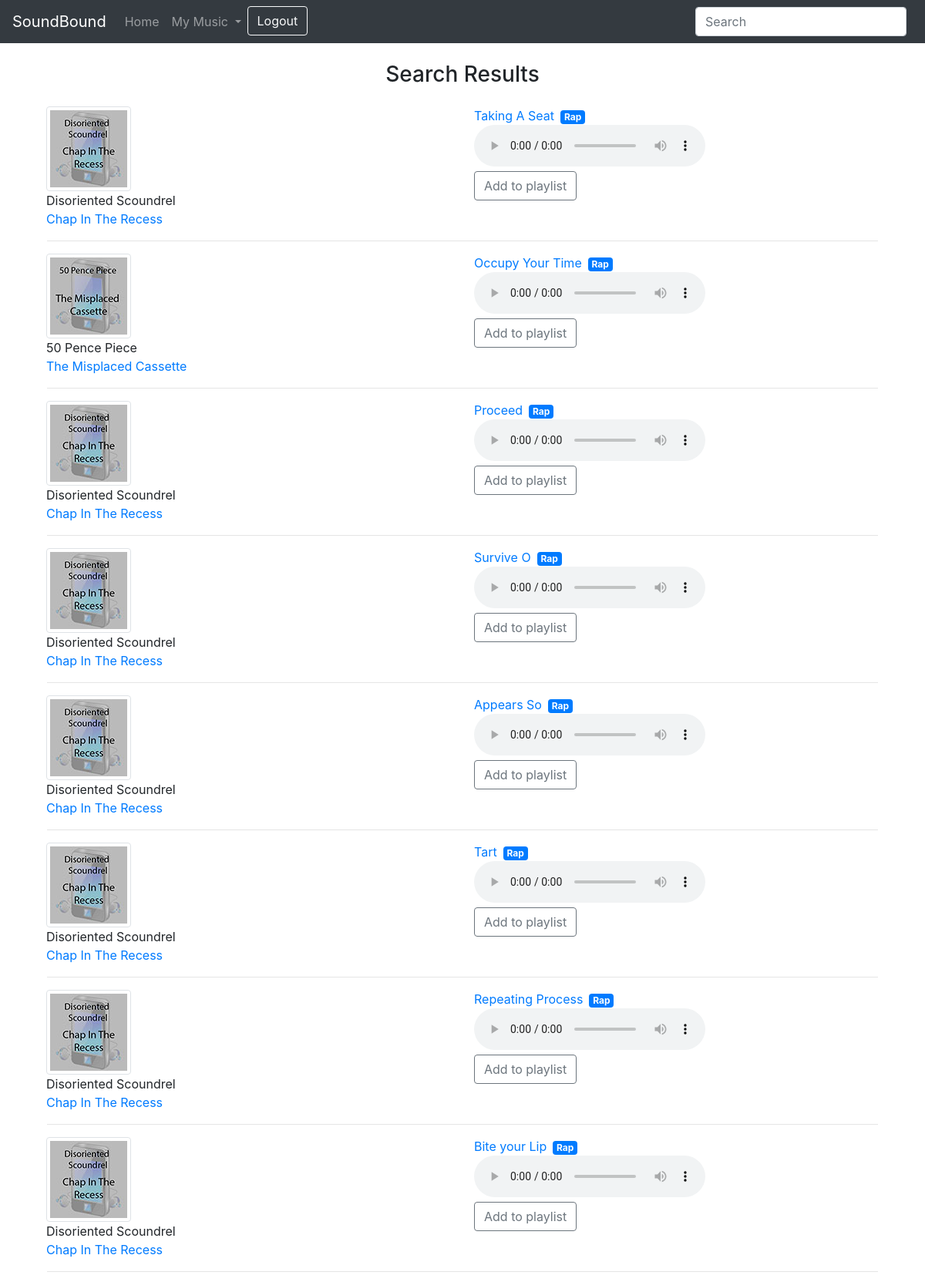
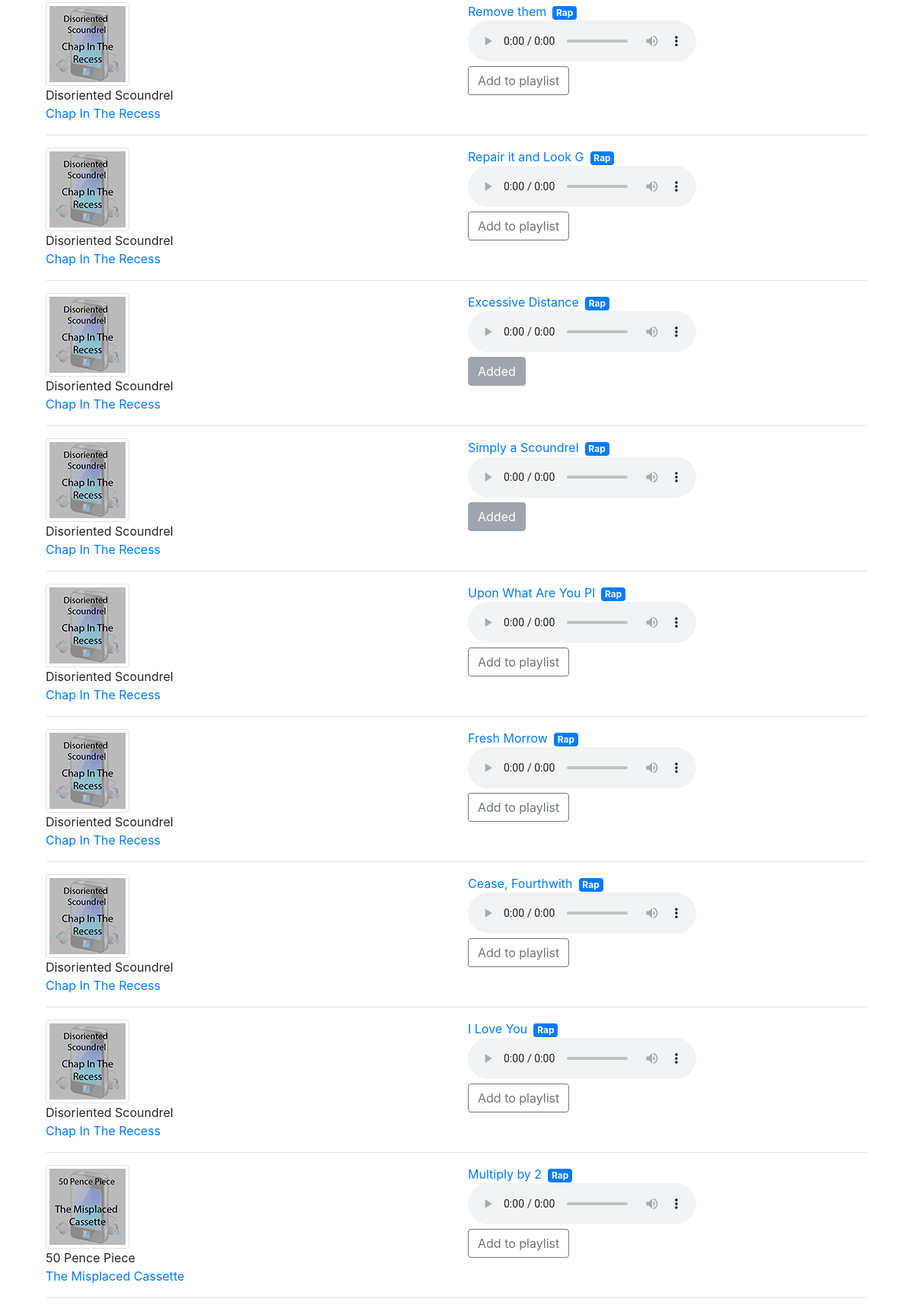
/search.php (signed in, upper part), run on the app's committed database (2 pictures, top to bottom).
### tables this page shows
CREATE TABLE `tracks` (
  `track_id` int(11) NOT NULL,
  `artist` varchar(100) NOT NULL,
  `album` varchar(100) NOT NULL DEFAULT '',
  `description` text NOT NULL,
  `name` varchar(40) NOT NULL DEFAULT '0.00',
  `genre` varchar(50) NOT NULL,
  `image` varchar(100) NOT NULL,
  `thumb` varchar(100) NOT NULL,
  `sample` varchar(100) NOT NULL
);

### search.php (the view, shortened to what this page needs)
<!doctype html>
<html lang="en">
   <head>
      <link rel="stylesheet" href="https://stackpath.bootstrapcdn.com/bootstrap/4.3.1/css/bootstrap.min.css">
      <link rel="stylesheet" type="text/css" href="CSS/Style.css">
   </head>
   <body>
     <?php
     require 'variables.php';
     ?>
     <?php
     if ( isset( $_SESSION['id'] ) ) {
       echo '<nav class="navbar navbar-expand-lg navbar-dark bg-dark">
       <a class="navbar-brand" href="home.php">SoundBound</a>
       <button class="navbar-toggler" type="button" data-toggle="collapse" data-target="#navbarSupportedContent" aria-controls="navbarSupportedContent" aria-expanded="false" aria-label="Toggle navigation">
       <span class="navbar-toggler-icon"></span>
       </button>
       <div class="collapse navbar-collapse" id="navbarSupportedContent">
       <ul class="navbar-nav mr-auto">
       <li class="nav-item ">
       <a class="nav-link" href="home.php">Home</a>
       </li>
       <li class="nav-item dropdown">
       <a class="nav-link dropdown-toggle" href="#" id="navbarDropdown" role="button" data-toggle="dropdown" aria-haspopup="true" aria-expanded="false">
       My Music
       </a>
       <div class="dropdown-menu" aria-labelledby="navbarDropdown">
       <a class="dropdown-item" href="tracks.php">My Tracks</a>
       <div class="dropdown-divider"></div>
       <a class="dropdown-item" href="playlist.php">My Playlist</a>
       </div>
       </li>
       <li class="nav-item ">
       <a class="btn btn-outline-light my-2 my-sm-0" href="logout.php" role="Button">Logout</a>
       </li>
       </ul>
       <form action="search.php" method="get" class="form-inline my-2 my-lg-0">
       <input class="search-input form-control mr-sm-2" name="query" type="text" placeholder="Search" aria-label="Search" required>
       </form>
       </div>
       </nav>';
     }
     ?>
     <h3 class="text-center m-4">Search Results</h3>
     <?php
     if ( isset( $_SESSION['id'] ) ) {
       $searchText = $_GET['query'];
       $sql = "SELECT * FROM tracks WHERE artist LIKE '%$searchText%'
       OR album LIKE '%$searchText%'
       OR name LIKE '%$searchText%'";
       $result = $conn->query($sql);
       if (mysqli_num_rows($result) > 0) {
         echo '<div id="tracks" class="container">';
         if (mysqli_num_rows($result) > 0) {
           while($row = mysqli_fetch_assoc($result)) {
             $tempTrackID = $row["track_id"];
             $sqlPlaylist = "SELECT tracks.*, playlist.* FROM tracks, playlist WHERE $tempTrackID = playlist.track_id";
             $resultPlaylist =$conn->query($sqlPlaylist);
             echo  '<div class="row justify-content-center"><div class="col">'.
             "<img src=" .$row["thumb"]. " class='img-thumbnail img-fluid'>".'<br/>'.
             '<span class="artist">'.$row["artist"].'</span><br/>'.
             "<a class='album' href='https://vesta.uclan.ac.uk/~falexandrou/album.php/?track_id=".$row['track_id']."'.>".$row['album']."</a>".'<br/>'.
             '</div><div class="col">'.
             "<a href='https://vesta.uclan.ac.uk/~falexandrou/trackDesc.php/?track_id=".$row['track_id']."'.>".$row['name']."</a>".
             '<span class="badge badge-primary mx-2">'.$row["genre"].'</span><br/>'.
             "<audio class='player' controls><source src=" .$row["sample"]. " type='audio/mpeg'></audio>".'<br/>';
             if(mysqli_num_rows($resultPlaylist) > 0){
               echo "<form method='post'><input class='btn btn-secondary' disabled type='submit' name='added' value='Added'></form>". '</td>';
             }
             else{
               echo "<form method='post'><input class='btn btn-outline-secondary' type='submit' name='addToPlaylist' value='Add to playlist'>";
               echo "<input type='hidden' value='$tempTrackID' name='trackID'/></form>". '</td>';
             }
             echo '</div>';
             echo  '</div><hr class="my-3 mx-3">';
           }
           echo '</div>';
         }
       }
     }
     else {
       echo "<h4 class='font-weight-normal text-center'>You must be logged in to use the search function!</h4>";
     }
     ?>
   </body>
</html>

### CSS/Style.css (style rules this page uses)
html, body { height:100%; margin: 0; padding: 0; }
body { background-image: url(https://vesta.uclan.ac.uk/~falexandrou/images/background.png); background-size: 100% 100%; background-attachment: fixed; }
.container { position: relative; height: inherit; }
.navbar { z-index: 1; }
.justify-content-center { width: 100%; margin-left: 0; margin-right: 0; }

### data on the page
tracks: thumb (picture), artist "Disoriented Scoundrel", album "Chap In The Recess", name "Taking A Seat", genre "Rap"
tracks: thumb (picture), artist "50 Pence Piece", album "The Misplaced Cassette", name "Occupy Your Time", genre "Rap"
tracks: thumb (picture), artist "Disoriented Scoundrel", album "Chap In The Recess", name "Proceed", genre "Rap"
tracks: thumb (picture), artist "Disoriented Scoundrel", album "Chap In The Recess", name "Survive O", genre "Rap"
tracks: thumb (picture), artist "Disoriented Scoundrel", album "Chap In The Recess", name "Appears So", genre "Rap"
tracks: thumb (picture), artist "Disoriented Scoundrel", album "Chap In The Recess", name "Tart", genre "Rap"
tracks: thumb (picture), artist "Disoriented Scoundrel", album "Chap In The Recess", name "Repeating Process", genre "Rap"
tracks: thumb (picture), artist "Disoriented Scoundrel", album "Chap In The Recess", name "Bite your Lip", genre "Rap"
tracks: thumb (picture), artist "Disoriented Scoundrel", album "Chap In The Recess", name "Remove them", genre "Rap"
tracks: thumb (picture), artist "Disoriented Scoundrel", album "Chap In The Recess", name "Repair it and Look G", genre "Rap"
tracks: thumb (picture), artist "Disoriented Scoundrel", album "Chap In The Recess", name "Excessive Distance", genre "Rap"
tracks: thumb (picture), artist "Disoriented Scoundrel", album "Chap In The Recess", name "Simply a Scoundrel", genre "Rap"
tracks: thumb (picture), artist "Disoriented Scoundrel", album "Chap In The Recess", name "Upon What Are You Pl", genre "Rap"
tracks: thumb (picture), artist "Disoriented Scoundrel", album "Chap In The Recess", name "Fresh Morrow", genre "Rap"
tracks: thumb (picture), artist "Disoriented Scoundrel", album "Chap In The Recess", name "Cease, Fourthwith", genre "Rap"
tracks: thumb (picture), artist "Disoriented Scoundrel", album "Chap In The Recess", name "I Love You", genre "Rap"
tracks: thumb (picture), artist "50 Pence Piece", album "The Misplaced Cassette", name "Multiply by 2", genre "Rap"
